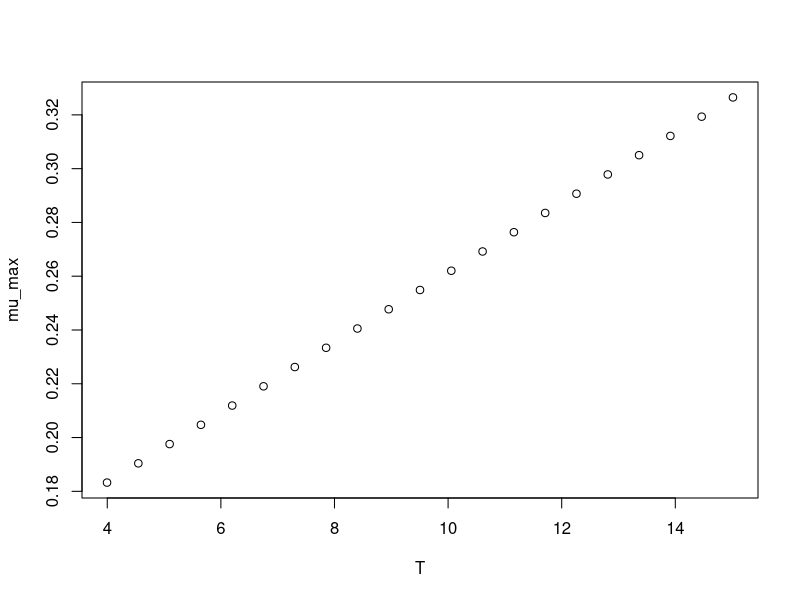

The R source for this figure:
#############################
# start of Parameter script
#############################
T <- seq(3.996003996004,15.015,length.out=21)
#############################
# end of Parameter script
#############################
############################# 
# start of Model script Gropin ID 1323 
#############################
 
# constant coefficients for this model
 
variables <- data.frame(T)
argumentsPar <- expand.grid(variables)
 
# heart of the model
response_surface <- function(T) {
   mumax <-0.013*(T+10.1)

return(mumax=mumax)
} 

# output parameters
mumax <- cbind(argumentsPar,response_surface(argumentsPar['T']))
colnames(mumax) <- c(colnames(argumentsPar),'mumax')
#############################
# End of Model script
#############################
############################# 
# start of Visualisation script Gropin ID 1323 
#############################
plot(T,mumax$mumax,
                          xlab='T',
                          ylab='mu_max')
#############################
# End of Visualisation script
#############################
